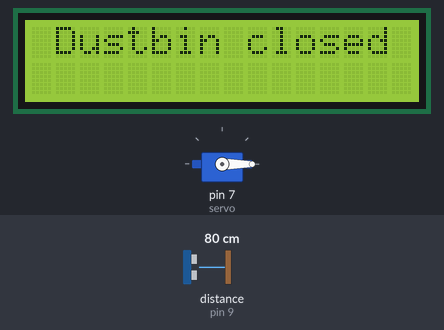
A sketch run on a simulated Arduino Uno, built with avr-gcc and run on an emulated ATmega328P. Parts: 16×2 character LCD, servo. Wiring (inferred from the names in the program): ultrasonic range finder: trigger pin 10; echo pin 9. The inputs (shaded band) are chosen by the test bench; at power-on: distance to the obstacle (sensor on pin 9) 80 cm. The echo pulse lasts 58.3 µs per cm; what the sketch prints to the serial monitor is not drawn.

Above: at 1.5 s.
1.6 s: distance to the obstacle (sensor on pin 9) set to 47 cm
At 2.3 s:
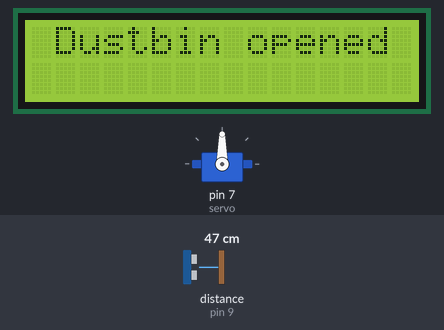
4.6 s: distance to the obstacle (sensor on pin 9) set to 55 cm
At 4.75 s:
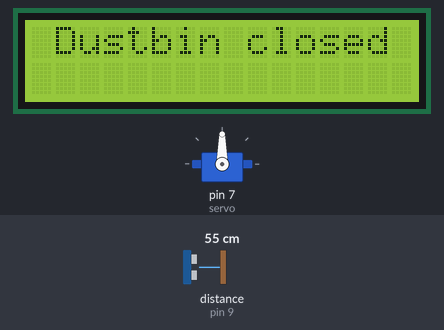
6.3 s: distance to the obstacle (sensor on pin 9) set to 2 cm
At 7.0 s:
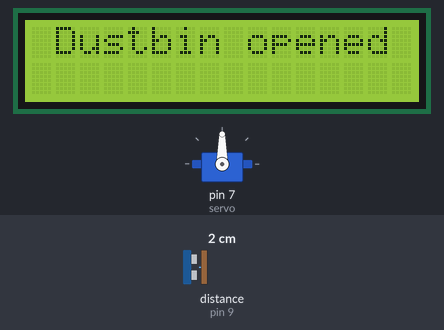
7.8 s: distance to the obstacle (sensor on pin 9) set to 60 cm
At 8.7 s:
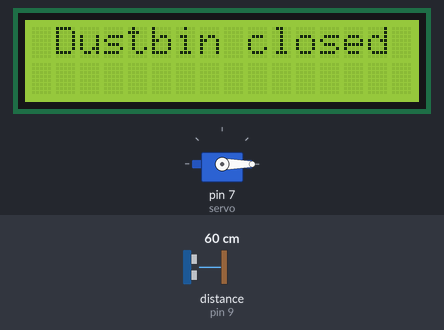
Timing chart, 0 to 10.5 s (numbered marks = the images above; inputs shaded):
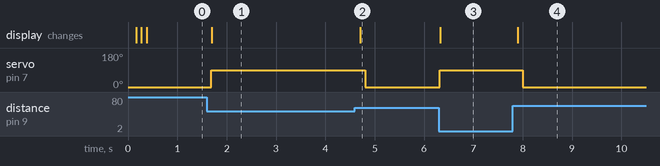

Measured:
- the behaviour switches between 50 and 51 cm on distance to the obstacle (sensor on pin 9) (found by bisection; images 1 and 2)
- after the input at 1.6 s, servo on pin 7 (servo): 0° → 90° after 0.09 s; the display: changes after 0.09 s (image 1)
- after the input at 4.6 s, servo on pin 7 (servo): 90° → 0° after 0.21 s; the display: changes after 0.11 s (image 2)
- after the input at 6.3 s, servo on pin 7 (servo): 0° → 90° at once; the display: changes at once (image 3)
- after the input at 7.8 s, servo on pin 7 (servo): 90° → 0° after 0.20 s; the display: changes after 0.10 s (image 4)

The sketch:

project_uas1.ino
```cpp
#include <LiquidCrystal.h>
#include<Servo.h>
LiquidCrystal lcd(12, 11, 5, 4, 3, 2);
Servo servo;
int trig=10;
int echo=9;
void setup() {

  lcd.begin(16, 2);
  Serial.begin(9600);
  servo.attach(7);
  servo.write(0);
  pinMode(trig,OUTPUT);
  pinMode(echo,INPUT);
   lcd.setCursor(4, 0);
  lcd.print("WELCOME");
  delay(100);
  lcd.clear();
  lcd.setCursor(3, 0);
  lcd.print("Project By:");
   lcd.setCursor(3,1);
  lcd.print("REGINA A");
  delay(100);
   lcd.clear();
  lcd.setCursor(1, 0);
  lcd.print("Smart Dustbin");
  delay(100);


}

void loop()
{


  digitalWrite(trig,LOW);
  delayMicroseconds(5);
  digitalWrite(trig,HIGH);
  delayMicroseconds(10);
  digitalWrite(trig,LOW);

  int a =pulseIn(echo,HIGH);
  int distance = a*0.0343/2;
  Serial.println(distance);

  if ( distance<50)
  {
   servo.write(90);
    lcd.clear();
   lcd.setCursor(1, 0);
  lcd.print("Dustbin opened");
  delay(100);
  }
  else
  {

    lcd.clear();
   lcd.setCursor(1, 0);
  lcd.print("Dustbin closed");
  delay(100);
     servo.write(0);
  }
}
```
